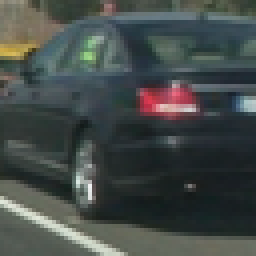
#> input picture Term1/Proj5_VehicleDetection/Vehicle_Detection_Application/test_image.png, 64 x 64 px (shown 4 times larger)
$ python -i engine.py   (imports and definitions only)   (older library calls are emulated)
#> lines starting #> are read from the running program, lines starting #| are printed output that depends on the picture
from CameraCaliberator import *
from trainSVMFromData import *
import pickle
from VDetectApp.FeatureExtractor.FeatureExtractor import FeatureExtractor
from VDetectApp.SlidingWindowConfigurator.SlidingWindowConfigurator import SlidingWindowConfigurator
import cv2
import os, sys
import matplotlib.image as mpimg
import matplotlib.pyplot as plt
from scipy.ndimage.measurements import label


# [111 lines left out: functions add_heat, apply_threshold, draw_labeled_bboxes, draw_boxes, detect_vehicle, not called in this run]
def process_image(image):
	global frame_count

	#image = cc.undistort(image)
	file_name = "image_"+ str(frame_count) + ".jpg";
	mpimg.imsave(file_name, image);

	frame_count += 1
	output_folder = "./test_videos_output"
	output_image = detect_vehicle(False, file_name, ".", output_folder)
	return output_image
	''''
	featureExtractor = FeatureExtractor(True, image, None)
	copied_image = np.copy(featureExtractor.image)
	another_copy_image = np.copy(featureExtractor.image)
	heat = np.zeros_like(copied_image[:,:,0]).astype(np.float)

	boxes_image = []
	all_windows = []
	index = 0
	for window_size in windows_sizes:
		windows = [];
		for overlap in xy_overlaps:
			tempWindows = SlidingWindowConfigurator.slideWindow(image=copied_image, x_start_stop=x_start_stop, y_start_stop=y_start_stop,
					xy_window=(window_size, window_size), xy_overlap=(overlap, overlap))
			windows.extend(tempWindows)

		on_windows = [];
		for window in windows:
			test_image = cv2.resize(featureExtractor.image[window[0][1]:window[1][1], window[0][0]:window[1][0]], (64, 64))

			subFeatures = computePerImageFeatures(True, test_image, root_folder=None, y_start=None, y_stop=None, color_space='HLS', scale=1, orientations=9, pixels_per_cell=8, cells_per_block=2, feature_vec=False, concatenate_features=True)
			subFeatures = subFeatures.astype('float64')

			if scalar.mean_.shape[0] == subFeatures.shape[0]:
				test_features = scalar.transform(np.array(subFeatures).reshape(1,-1))
				prediction = clf.predict(test_features);
				if prediction == 1:
					on_windows.append(window)
		copied_image = draw_boxes(copied_image, on_windows, color=box_colors[index], thick=6)
		all_windows.extend(on_windows)
		index+=1
	mpimg.imsave("sample_boxes.png" , copied_image);

	heat = add_heat(heat, all_windows)
	heat = apply_threshold(heat, threshold)
	heatmap_std = heat.std(ddof=1)
	if heatmap_std != 0.0:
		heat = (heat-heat.mean())/heatmap_std
	heat = apply_threshold(heat, np.max([heat.std(), 1]))

	heatmap = np.clip(heat, 0, 255)
	mpimg.imsave("sample_heatmap.png" , heatmap);

	labels = label(heatmap)
	another_copy_image = draw_labeled_bboxes(another_copy_image, labels)

	mpimg.imsave("sample_final_box.png" , another_copy_image);
	return another_copy_image
	'''
# [55 lines not run here, left out]

>>> import cv2
>>> picture = cv2.imread('test_image.png', cv2.IMREAD_GRAYSCALE)
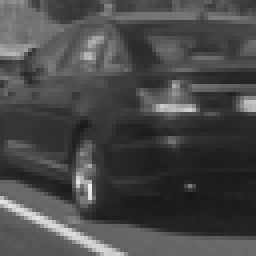
#> picture: shape (64, 64) (shown 4 times larger); min 23, max 240, mean 72.3
#> (the run stopped early here; a loop or call above may not have finished)

$ run again, on Term1/Proj5_VehicleDetection/Vehicle_Detection_Application/test_images/test1.jpg
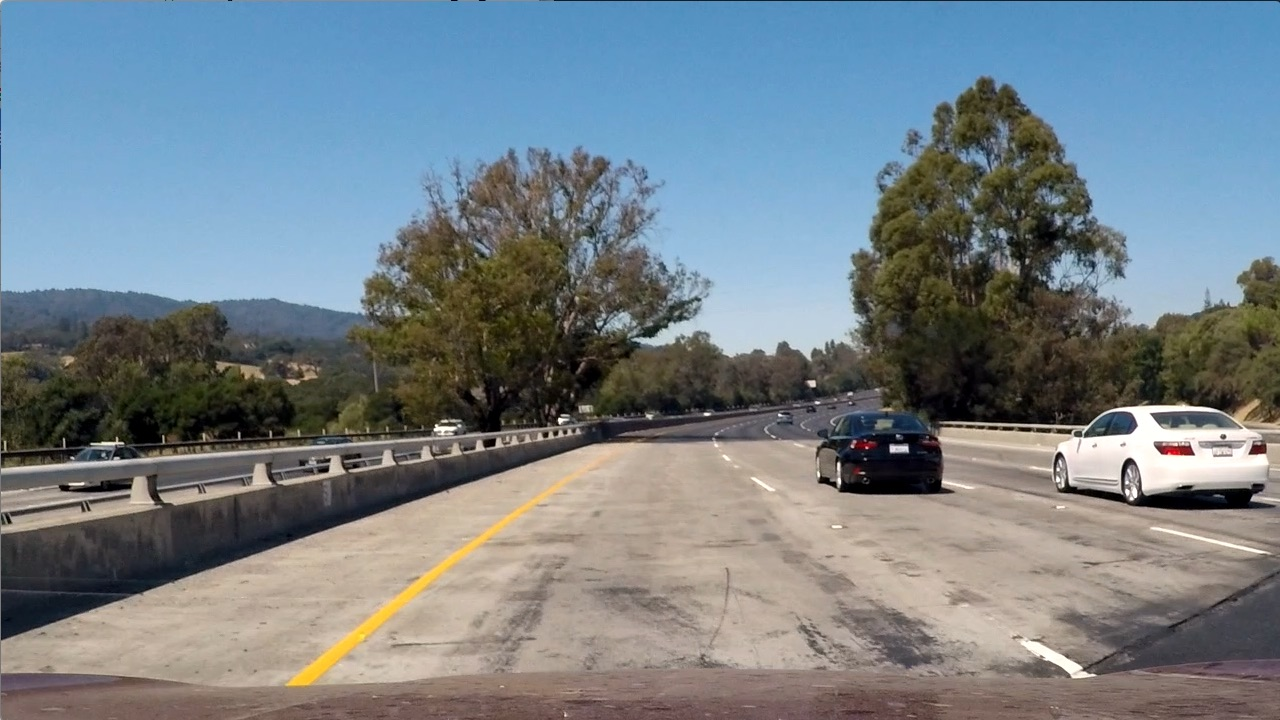
#> input picture Term1/Proj5_VehicleDetection/Vehicle_Detection_Application/test_images/test1.jpg, 1280 x 720 px
#> `picture = cv2.imread('test_image.png', cv2.IMREAD_GRAYSCALE)`:
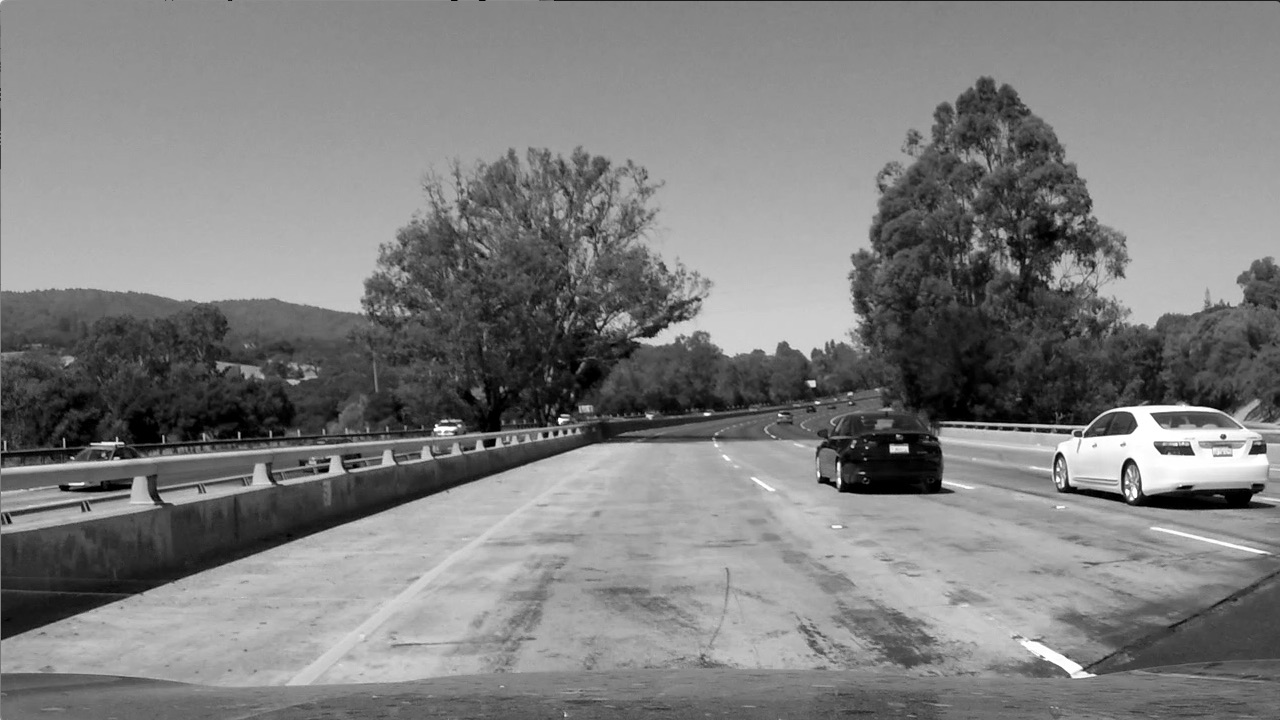
#> picture: shape (720, 1280); min 0, max 255, mean 126.1

$ run again, on Term1/Proj5_VehicleDetection/Vehicle_Detection_Application/test_images/test2.jpg
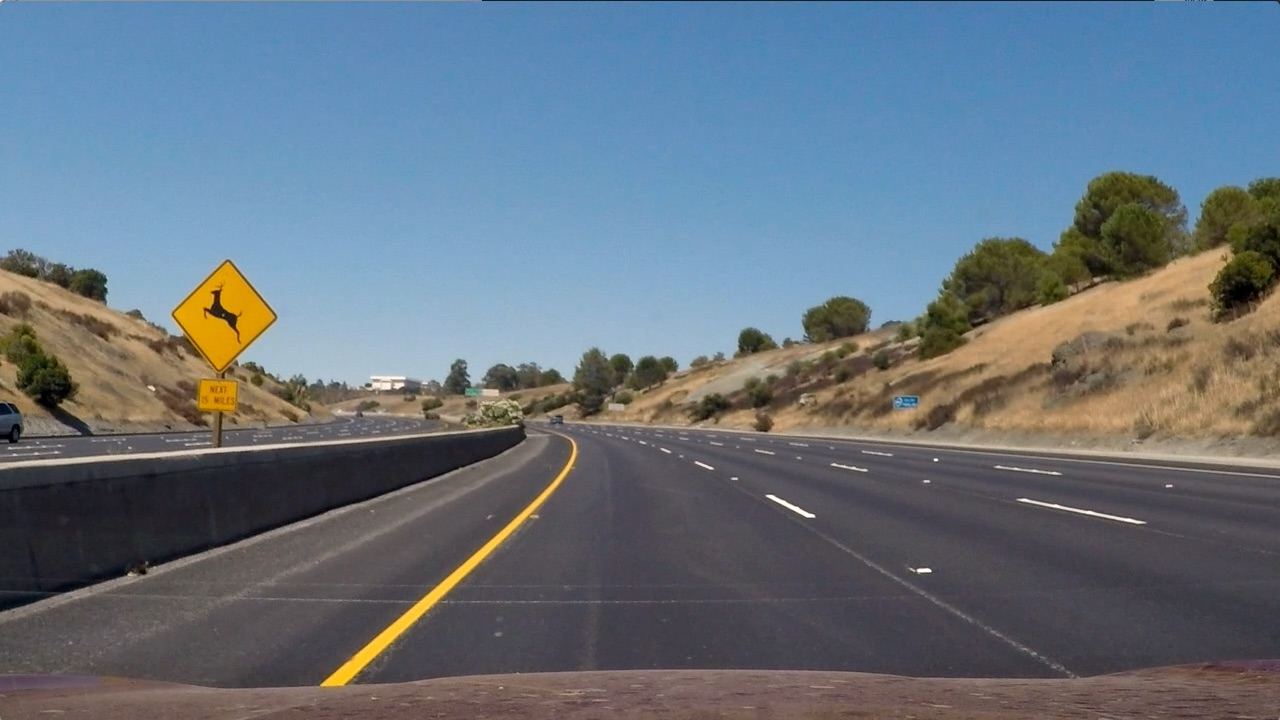
#> input picture Term1/Proj5_VehicleDetection/Vehicle_Detection_Application/test_images/test2.jpg, 1280 x 720 px
#> `picture = cv2.imread('test_image.png', cv2.IMREAD_GRAYSCALE)`:
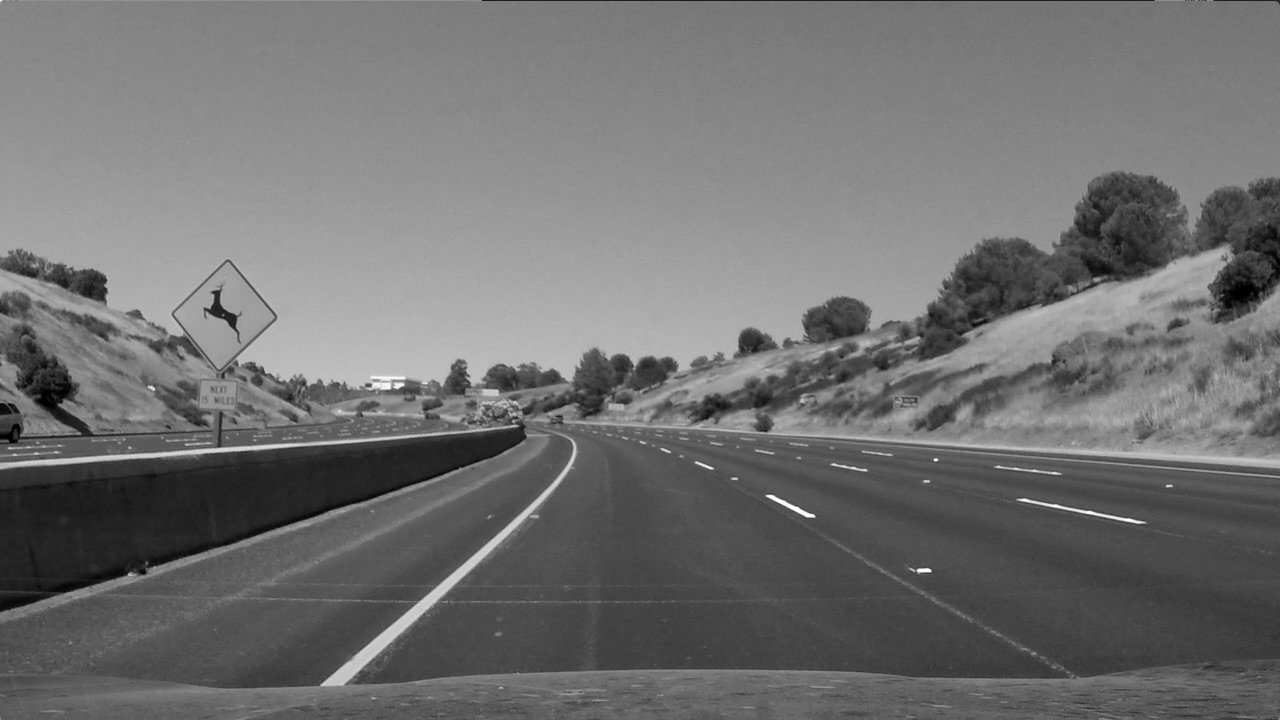
#> picture: shape (720, 1280); min 0, max 255, mean 112.3
